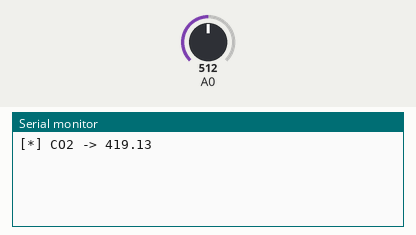
Simulated run of this sketch. Board: Arduino Uno, built with avr-gcc and run on an emulated ATmega328P. On the bench: the last lines printed to the serial monitor. The inputs (shaded band) are chosen by the test bench; at power-on: A0 = 512.

Above: at 1.2 s.
1.3 s: A0 set to 716
At 5.8 s:
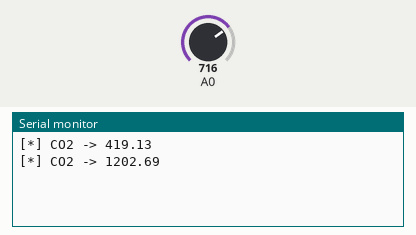
6.3 s: A0 set to 900
At 10.8 s:
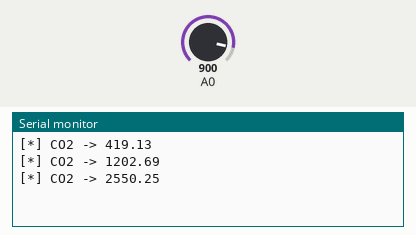
Timing chart, 0 to 12.3 s (numbered marks = the images above; inputs shaded):
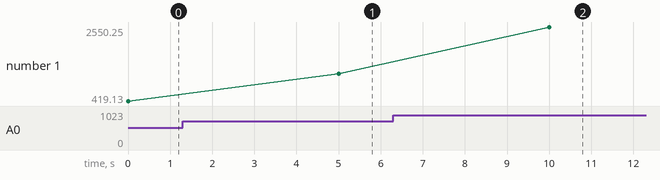

The sketch:

teste_individual_gases_algoritmo_dois.ino
```cpp
float RZERO;
float PARA = 116.6020682;
float PARB = 2.769034857;
float RLOAD = 1.0;

void setup() {

  Serial.begin(9600);

  RZERO = (((1023./(float)analogRead(A0))*5.-1.)*RLOAD) * pow((419.13/PARA), (1./PARB));

}

void loop() {
  float ppm = PARA * pow(((((1023./(float)analogRead(A0))*5.-1.)*RLOAD)/RZERO), -PARB);

  Serial.print("[*] CO2 -> ");
  Serial.println(ppm);

  delay(5000);
}
```

Measured:
- after the input at 1.3 s, the serial monitor: prints a new line after 3.7 s (image 1)
- after the input at 6.3 s, the serial monitor: prints a new line after 3.7 s (image 2)
- plotted number 1: 419.13 → 1202.69 after the input at 1.3 s, 1202.69 → 2550.25 after the input at 6.3 s
